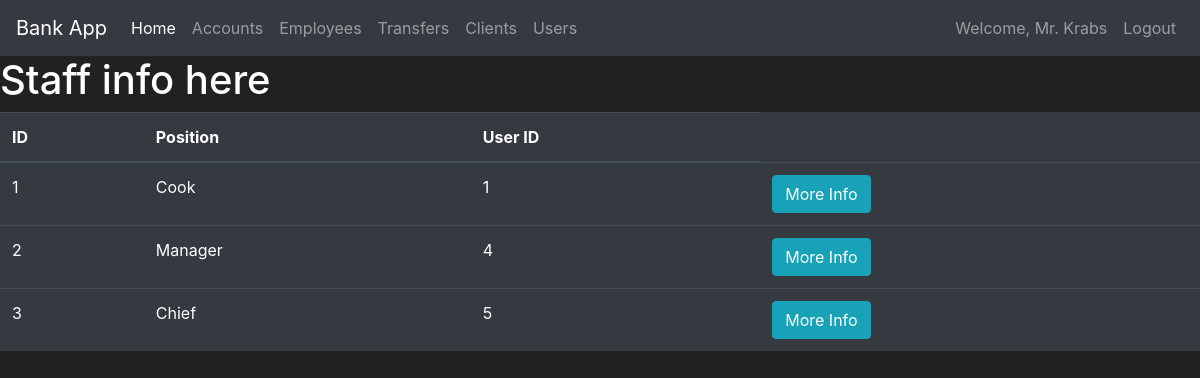
Screenshot of /employees (signed in) with the database file from the repository.
### bank/models.py (models this page shows, shortened)
class User(db.Model, UserMixin):
    id = db.Column(db.Integer(), primary_key=True, autoincrement=True)
    name = db.Column(db.String())
    email = db.Column(db.String())
    password = db.Column(db.String)

class Employee(db.Model):
    id = db.Column(db.Integer(), primary_key=True)
    position = db.Column(db.String(60), nullable=False)
    user_id = db.Column(db.Integer, db.ForeignKey(User.id))

### bank/routes.py (the view)
@app.route("/employees")
@login_required
def employees_page():
    employees = Employee.query.all()
    return render_template('employees.html', employees=employees)

### bank/models.py (called while the page is built)
@login_manager.user_loader
def load_user(user_id):
    return User.query.get(int(user_id))

### bank/templates/employees.html (shortened to what this page needs)
{% extends "layout.html" %}
{% block body %}
<h1>Staff info here</h1>
<table id="data" class="table table-hover table-dark">
    <thead>
    <tr>
        <th scope="col">ID</th>
        <th scope="col">Position</th>
        <th scope="col">User ID</th>
    </tr>
    </thead>
    <tbody>
    {% for employee in employees %}
    <tr>
        <td>{{ employee.id }}</td>
        <td>{{ employee.position }}</td>
        <td>{{ employee.user_id }}</td>
        <td>
            <button class="btn btn-outline btn-info">More Info</button>
        </td>
    </tr>
    {% endfor %}
    </tbody>
</table>
{% endblock %}

### bank/templates/layout.html (shortened to what this page needs)
<!doctype html>
<html lang="en">
<head>
    <link rel="stylesheet" href="https://cdn.jsdelivr.net/npm/bootstrap@4.5.3/dist/css/bootstrap.min.css"
>
</head>
<body>
<nav class="navbar navbar-expand-md navbar-dark bg-dark">
    <a class="navbar-brand" href="{{ url_for('home_page') }}">Bank App</a>
    <div class="collapse navbar-collapse" id="navbarNav">
        <ul class="navbar-nav mr-auto">
            <li class="nav-item active">
                <a class="nav-link" href="{{ url_for('home_page') }}">Home <span class="sr-only">(current)</span></a>
            </li>
            <li class="nav-item">
                <a class="nav-link" href="{{ url_for('accounts_page') }}">Accounts</a>
            </li>
            <li class="nav-item">
                <a class="nav-link" href="{{ url_for('employees_page') }}">Employees</a>
            </li>
            <li class="nav-item">
                <a class="nav-link" href="{{ url_for('transfer_page') }}">Transfers</a>
            </li>
            <li class="nav-item">
                <a class="nav-link" href="{{ url_for('clients_page') }}">Clients</a>
            </li>
            <li class="nav-item">
                <a class="nav-link" href="{{ url_for('users_page') }}">Users</a>
            </li>
        </ul>
        {% if current_user.is_authenticated %}
            <ul class="navbar-nav">
                <li class="nav-item">
                    <a class="nav-link">Welcome, {{ current_user.name }}</a>
                </li>
                <li class="nav-item">
                    <a class="nav-link" href="{{ url_for('logout_page') }}">Logout</a>
                </li>
            </ul>
        {% endif %}
    </div>
</nav>
{% block body %}
{% endblock %}
</body>
</html>

### bank/templates/layout.html (style rules this page uses)
body { background-color: #212121; color: white }

### rows the page displays
User: name "Mr. Krabs"
Employee: id "1", position "Cook", user_id "1"
Employee: id "2", position "Manager", user_id "4"
Employee: id "3", position "Chief", user_id "5"
